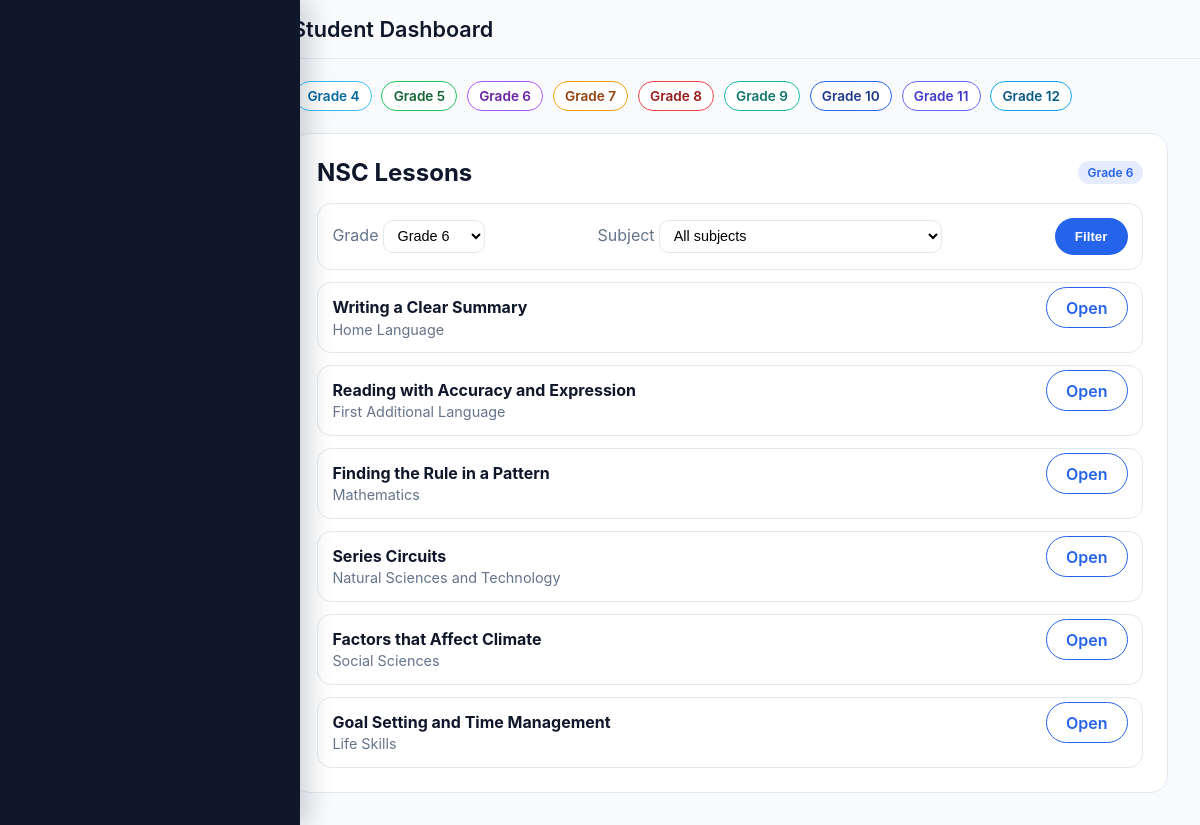
Page /lessons/catalog/?grade=6 (signed in) on the committed database.
### core/models.py (models this page shows, shortened)
class Grade(models.Model):
    PHASE_INTERMEDIATE = "intermediate"
    PHASE_SENIOR = "senior"
    PHASE_FET = "fet"
    PHASE_CHOICES = [
        (PHASE_INTERMEDIATE, "Intermediate"),
        (PHASE_SENIOR, "Senior"),
        (PHASE_FET, "FET"),
    ]
    number = models.PositiveSmallIntegerField(unique=True)
    label = models.CharField(max_length=20, default="")
    phase = models.CharField(max_length=20, choices=PHASE_CHOICES, default=PHASE_INTERMEDIATE)
    class Meta:
        ordering = ("number",)
    def __str__(self):
        return self.label or f"Grade {self.number}"

class Lesson(models.Model):
    caps_version = models.ForeignKey(
        CAPSVersion,
        on_delete=models.SET_NULL,
        null=True,
        blank=True,
        related_name="lessons",
    )
    title = models.CharField(max_length=200)
    slug = models.SlugField(max_length=220, unique=True, blank=True, null=True)
    term = models.PositiveSmallIntegerField(choices=[(1, "Term 1"), (2, "Term 2"), (3, "Term 3"), (4, "Term 4")], default=1)
    topic = models.CharField(max_length=200, blank=True, default="")
    content = models.TextField()
    key_concepts = models.TextField(blank=True, default="")
    examples = models.TextField(blank=True, default="")
    summary = models.TextField(blank=True, default="")
    grade = models.CharField(max_length=20, blank=True, default="")
    subject = models.CharField(max_length=50, blank=True, default="")
    grade_ref = models.ForeignKey(Grade, on_delete=models.SET_NULL, null=True, blank=True, related_name="lessons")
    subject_ref = models.ForeignKey(Subject, on_delete=models.SET_NULL, null=True, blank=True, related_name="lessons")
    topic_ref = models.ForeignKey(Topic, on_delete=models.SET_NULL, null=True, blank=True, related_name="lessons")
    subtopic_ref = models.ForeignKey("Subtopic", on_delete=models.SET_NULL, null=True, blank=True, related_name="lessons")
    notes_text = models.TextField(blank=True, default="")
    notes_file = models.FileField(upload_to="lesson_notes/", blank=True, null=True)
    video_url = models.URLField(blank=True, default="")
    formula_sheet = models.FileField(upload_to="formula_sheets/", blank=True, null=True)
    cover_image = models.FileField(upload_to="lesson_images/", blank=True, null=True)
    created_at = models.DateTimeField(auto_now_add=True)
    updated_at = models.DateTimeField(auto_now=True)
    is_published = models.BooleanField(default=False)
    @property
    def description(self):
        return self.content
    @classmethod
    def published_for_active_caps(cls):
        return cls.objects.filter(is_published=True, caps_version__is_active=True)

class Subject(models.Model):
    name = models.CharField(max_length=100)
    slug = models.SlugField(max_length=120, unique=True)
    grades = models.ManyToManyField(Grade, related_name="subjects", blank=True)
    class Meta:
        ordering = ("name",)

### core/views.py (the view)
# urls.py: path("lessons/catalog/", views.lesson_catalog, name="lesson_catalog"),
@login_required
def lesson_catalog(request):
    grade_number = request.GET.get("grade")
    subject_slug = request.GET.get("subject")
    grade = Grade.objects.filter(number=grade_number).first() if grade_number else Grade.objects.first()
    subjects = Subject.objects.all()
    lessons = Lesson.published_for_active_caps().select_related("grade_ref", "subject_ref", "topic_ref", "subtopic_ref")
    if grade:
        lessons = lessons.filter(models.Q(grade_ref=grade) | models.Q(grade=str(grade.number)))
    if subject_slug:
        lessons = lessons.filter(models.Q(subject_ref__slug=subject_slug) | models.Q(subject__iexact=subject_slug.replace("-", " ")))
    paginator = Paginator(lessons, 12)
    page_obj = paginator.get_page(request.GET.get("page"))
    progress_map = {
        progress.lesson_id: progress
        for progress in StudentProgress.objects.filter(student=request.user, lesson__in=page_obj)
    }
    bookmarks = {
        bookmark.lesson_id
        for bookmark in LessonBookmark.objects.filter(student=request.user, lesson__in=page_obj)
    }
    lesson_cards = [
        {
            "lesson": lesson,
            "progress": progress_map.get(lesson.id),
            "bookmarked": lesson.id in bookmarks,
        }
        for lesson in page_obj
    ]
    return render(request, "core/lessons/lesson_catalog.html", {
        "grade": grade,
        "subjects": subjects,
        "lesson_cards": lesson_cards,
        "page_obj": page_obj,
    })

### core/context_processors.py (called while the page is built)
def grade_nav_context(request):
    grades = list(Grade.objects.order_by("number"))
    return {
        "nav_grades": grades,
    }

### core/templates/core/lessons/lesson_catalog.html (shortened to what this page needs)
{% extends "core/base_student.html" %}
{% block dashboard_content %}
<section class="panel">
  <div class="panel__header">
    <h2>NSC Lessons</h2>
    {% if grade %}
      <span class="chip">{{ grade }}</span>
    {% endif %}
  </div>
  <div class="panel__body">
    <form method="get" class="panel-item" style="align-items:center;">
      <div>
        <label class="muted">Grade</label>
        <select name="grade" class="form-select">
          {% for item in nav_grades %}
            <option value="{{ item.number }}" {% if grade and item.number == grade.number %}selected{% endif %}>Grade {{ item.number }}</option>
          {% endfor %}
        </select>
      </div>
      <div>
        <label class="muted">Subject</label>
        <select name="subject" class="form-select">
          <option value="">All subjects</option>
        </select>
      </div>
      <button class="btn btn-primary" type="submit">Filter</button>
    </form>
    {% for card in lesson_cards %}
      {% with lesson=card.lesson progress=card.progress %}
      <div class="panel-item">
        <div>
          <h3>{{ lesson.title }}</h3>
          <p>{{ lesson.subject_ref.name|default:lesson.subject }}</p>
        </div>
        <div>
          <a class="btn btn-outline" href="{% url 'lesson_detail_slug' lesson.slug %}">Open</a>
        </div>
      </div>
      {% endwith %}
    {% empty %}
      <p class="panel-empty">No lessons found for this grade/subject.</p>
    {% endfor %}
  </div>
</section>
{% endblock %}

### core/templates/core/components/grade_nav.html
<nav class="grade-nav" aria-label="Grades">
  <div class="grade-nav__track">
    {% for grade in nav_grades %}
      <a class="grade-nav__item grade-{{ grade.number }}" href="{% url 'lesson_catalog' %}?grade={{ grade.number }}">
        Grade {{ grade.number }}
      </a>
    {% endfor %}
  </div>
</nav>

### core/static/core/css/base_styles.css (style rules this page uses)
:root { --color-primary: #1e40af; --color-secondary: #16a34a; --color-accent: #f97316; --color-bg: #f9fafb; --color-text: #111827; --color-muted: #6b7280; --color-card: #ffffff; --color-border: #e5e7eb; --shadow-soft: 0 12px 28px rgba(15, 23, 42, 0.08); }
body.app-body { margin: 0; font-family: "Inter", "Segoe UI", system-ui, sans-serif; background: var(--color-bg); color: var(--color-text); }
body.app-gradient { background: linear-gradient(135deg, #eef2ff 0%, #f0fdf4 100%); position: relative; overflow-x: hidden; }
body.app-gradient::before { content: ""; position: fixed; inset: 0; background-image: radial-gradient(rgba(30, 64, 175, 0.08) 1px, transparent 1px); background-size: 32px 32px; pointer-events: none; z-index: -1; }

### core/static/core/css/dashboard.css (style rules this page uses)
:root { --bg: #f8fafc; --card: #ffffff; --text: #0f172a; --muted: #64748b; --border: #e2e8f0; --hover: #7c3aed; --sidebar-bg: #0f172a; --accent: #2563eb; --accent-secondary: #16a34a; --accent-warm: #f59e0b; }
body.dashboard-body { margin: 0; font-family: "Inter", "Segoe UI", system-ui, sans-serif; background: var(--bg); color: var(--text); }
.btn { border-radius: 999px; padding: 0.6rem 1.2rem; text-decoration: none; font-weight: 600; border: 1px solid transparent; }
.btn-primary { background: var(--accent); color: #ffffff; }
.btn-outline { border-color: var(--accent); color: var(--accent); background: #ffffff; }
.form-select { border: 1px solid var(--border); border-radius: 10px; padding: 0.4rem 0.6rem; font-size: 0.9rem; background: #ffffff; }
.panel { background: var(--card); border: 1px solid var(--border); border-radius: 18px; padding: 1.5rem; }
.panel__header { display: flex; justify-content: space-between; align-items: center; gap: 1rem; margin-bottom: 1rem; }
.panel__header h2 { margin: 0; }
.panel__body { display: grid; gap: 0.75rem; }
.panel-item { display: flex; justify-content: space-between; align-items: flex-start; gap: 1rem; padding: 0.9rem; border: 1px solid var(--border); border-radius: 14px; }
.panel-item h3 { margin: 0 0 0.2rem; font-size: 1rem; }
.panel-item p { margin: 0; color: var(--muted); font-size: 0.9rem; }
.chip { background: rgba(37, 99, 235, 0.12); color: var(--accent); padding: 0.25rem 0.6rem; border-radius: 999px; font-size: 0.75rem; font-weight: 600; }
.muted { color: var(--muted); }
.grade-nav { margin: 1rem 0; overflow-x: auto; }
.grade-nav__track { display: flex; gap: 0.6rem; padding: 0.4rem 0.2rem; }
.grade-nav__item { text-decoration: none; font-weight: 600; font-size: 0.85rem; padding: 0.35rem 0.7rem; border-radius: 999px; border: 1px solid var(--border); background: #ffffff; color: var(--text); white-space: nowrap; }
.grade-4 { border-color: #38bdf8; color: #0369a1; }
.grade-5 { border-color: #22c55e; color: #166534; }
.grade-6 { border-color: #a855f7; color: #6b21a8; }
.grade-7 { border-color: #f59e0b; color: #92400e; }
.grade-8 { border-color: #ef4444; color: #991b1b; }
.grade-9 { border-color: #14b8a6; color: #0f766e; }
.grade-10 { border-color: #2563eb; color: #1e3a8a; }
.grade-11 { border-color: #6366f1; color: #4338ca; }
.grade-12 { border-color: #0ea5e9; color: #075985; }

### core/static/core/css/loader.css (style rules this page uses)
:root { --loader-bg-start: #081f63; --loader-bg-end: #0b2c78; --loader-text: #eef2ff; --loader-glow: rgba(64, 255, 214, 1); --loader-glow-soft: rgba(64, 255, 214, 0.5); }

### rows in the picture
Grade: number "4"
Grade: number "5"
Grade: number "6", label "Grade 6"
Grade: number "7"
Grade: number "8"
Grade: number "9"
Grade: number "10"
Grade: number "11"
Grade: number "12"
Lesson: lesson "Writing a Clear Summary", lesson.subject_ref.name "Home Language"
Lesson: lesson "Reading with Accuracy and Expression", lesson.subject_ref.name "First Additional Language"
Lesson: lesson "Finding the Rule in a Pattern", lesson.subject_ref.name "Mathematics"
Lesson: lesson "Series Circuits", lesson.subject_ref.name "Natural Sciences and Technology"
Lesson: lesson "Factors that Affect Climate", lesson.subject_ref.name "Social Sciences"
Lesson: lesson "Goal Setting and Time Management", lesson.subject_ref.name "Life Skills"
